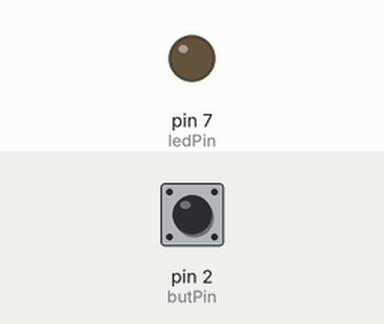
Recording of a sketch running on a simulated Arduino Uno, built with avr-gcc and run on an emulated ATmega328P. Parts: output pins drawn as LEDs (lit = HIGH). The inputs (shaded band) are chosen by the test bench; at power-on: pin 2 (butPin) HIGH.

Above: at 1.2 s.
1.3 s: pin 2 (butPin) pulled LOW for 0.15 s
At 1.37 s:
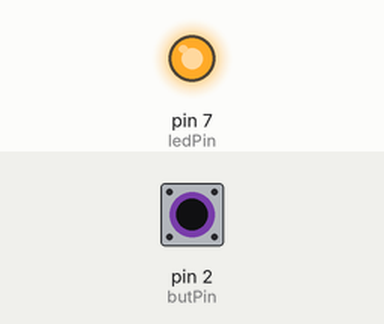
2.9 s: pin 2 (butPin) pulled LOW for 3.2 s
At 6.5 s:
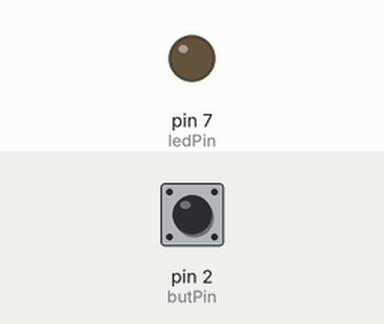
Timing chart, 0 to 8.0 s (numbered marks = the images above; inputs shaded):
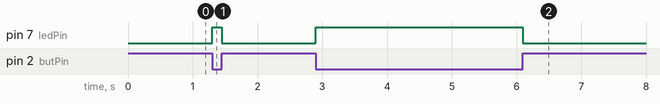

The sketch:

button.ino
```cpp
int ledPin = 7;
int butPin = 2;

void setup() {
  // put your setup code here, to run once:
  pinMode(ledPin, OUTPUT);
  pinMode(butPin, INPUT);
  digitalWrite(butPin, HIGH);
}

void loop() {
  // put your main code here, to run repeatedly:
  if(digitalRead(butPin) == HIGH)
    digitalWrite(ledPin, LOW);
  else
    digitalWrite(ledPin, HIGH);
}
```

Measured:
- after the input at 1.3 s, pin 7 (ledPin): LOW → HIGH at once, → LOW 0.15 s later
- after the input at 2.9 s, pin 7 (ledPin): LOW → HIGH at once, → LOW 3.2 s later
